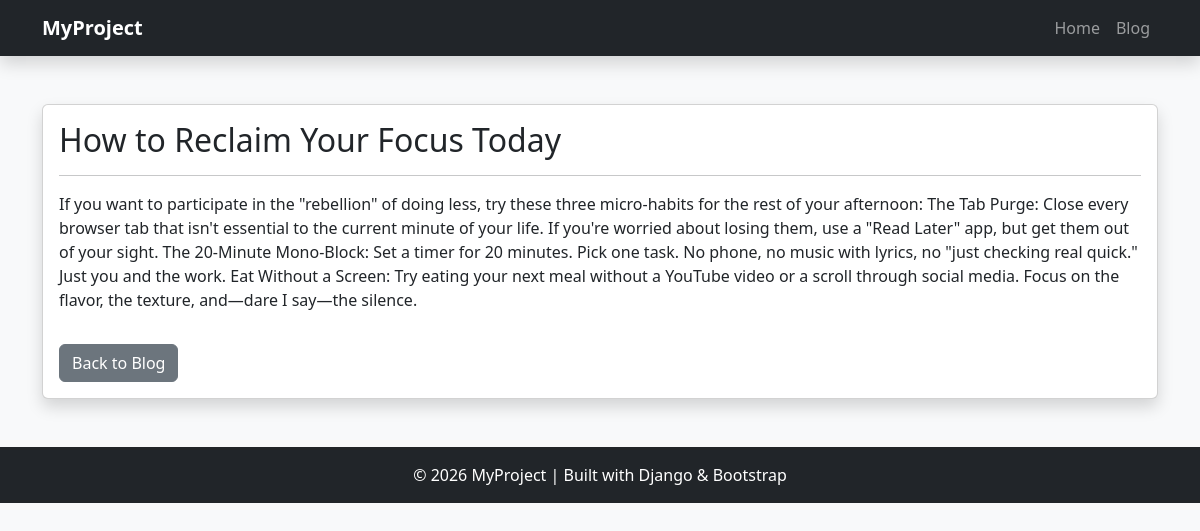
Page /blog/3/ on the committed database.
### blog/models.py (models this page shows, shortened)
class Post(models.Model):
      title = models.CharField(max_length=200)
      content = models.TextField()

### blog/views.py (the view)
# urls.py: path('<int:id>/', views.blog_detail, name='blog_detail'),
def blog_detail(request, id):
      post = get_object_or_404(Post, id=id)
      return render(request, 'blog/blog_detail.html', {'post': post})

### blog/templates/blog/blog_detail.html (shortened to what this page needs)
{% extends 'base.html' %}
{% block content %}
<div class="card shadow">
      <div class="card-body">
            <h2 class="card-title">{{ post.title }}</h2>
            <hr>
            <p class="card-text">{{ post.content }}</p>
            <a href="/blog/" class="btn btn-secondary mt-3">
                  Back to Blog
            </a>
      </div>
</div>
{% endblock %}

### templates/base.html (style rules this page uses)
body { background-color: #f8f9fa; }

### rows in the picture
Post: title "How to Reclaim Your Focus Today", content "If you want to participate in the \"rebellion\" of doing less, try these three micro-habits for the rest of your afternoon: The Tab Purge: Close every browser tab that isn't essential to the current minute of your life. If you're worried about losing them, use a \"Read Later\" app, but get them out of your sight. The 20-Minute Mono-Block: Set a timer for 20 minutes. Pick one task. No phone, no music with lyrics, no \"just checking real quick.\" Just you and the work. Eat Without a Screen: Try eating your next meal without a YouTube video or a scroll through social media. Focus on the flavor, the texture, and—dare I say—the silence."
